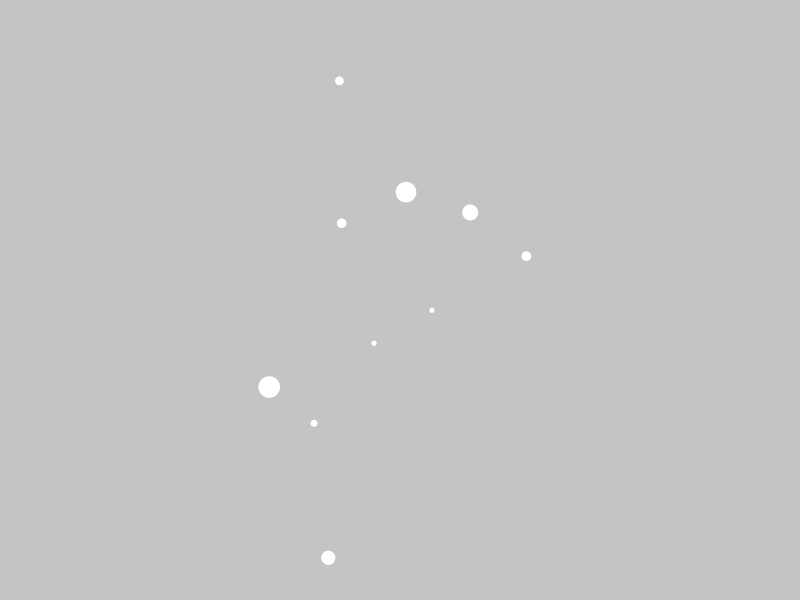
Frame 1 (no input)
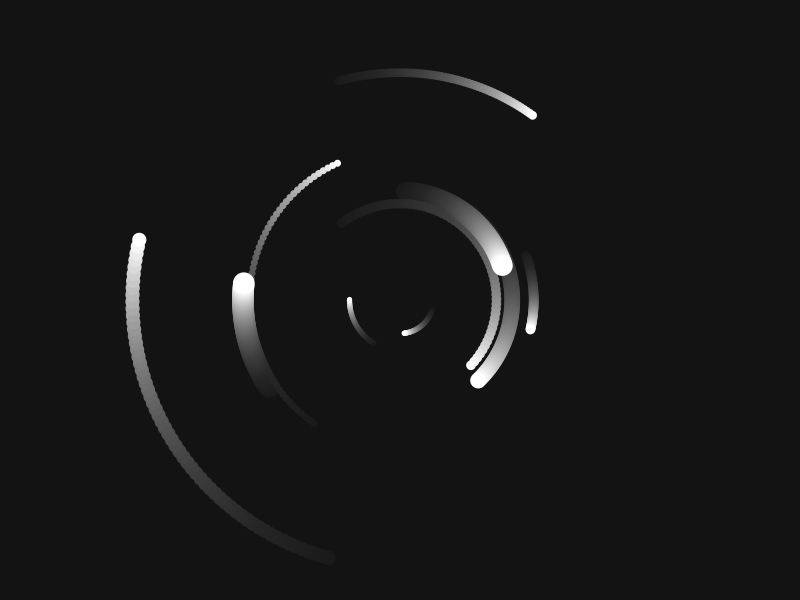
Frame 60 (the mouse pressed at the canvas centre just before this capture)
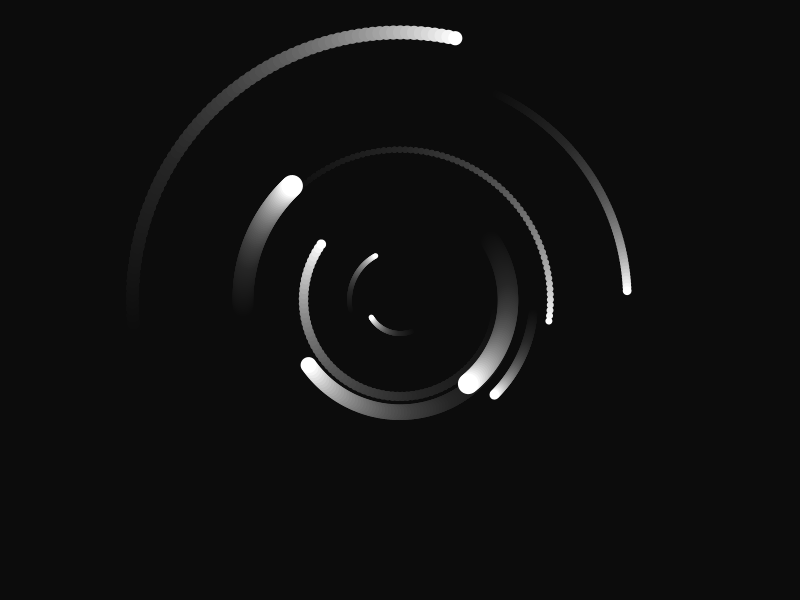
Frame 120 (the mouse held since frame 60 and released just before this capture)

The Processing sketch that drew these frames (run headless with seeded random() and noise(); from frame 60 on, the mouse is pressed at the canvas centre):

// Processing sketch: class_example
// ── class_example.pde
int nc = 10;
planet[] planets = new planet[nc];

void setup()
{
  size(800,600); 
  for(int i = 0; i < nc; i = i + 1)
  {
    planets[i]=new planet();
  }
} 

void draw()
{
  noStroke();
  fill(0,0,0,10);
  rect(0,0,width,height);
  fill(255);
  translate(width/2,height/2);
  scale(0.5);
  
  for(int i = 0; i < nc; i = i + 1)
  {
    planets[i].display();
    planets[i].update();
  }
}

// ── planet.pde
class planet
{
  float angle = 0.0;
  float dist = 100.0;
  float speed = 1.0;
  float size =  30.0;

  planet()
  {
    this.angle = random(360);
    this.dist = random(50,600);
    this.speed = random(0.5,3);
    this.size = random(10,50);
  }

  void update()
  {
    this.angle = this.angle + this.speed;
  }
  
  void display()
  {
    pushMatrix();
     rotate(radians(this.angle));
     translate(this.dist,0);
     circle(0,0,this.size);
    popMatrix();  
  }


  
}
